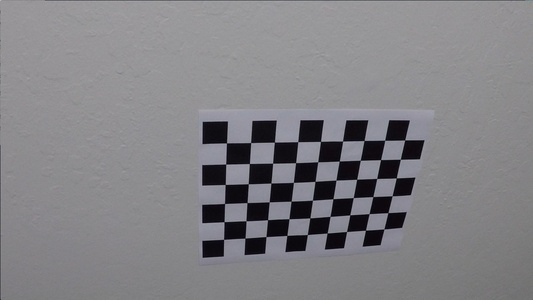
#> input picture camera_cal/calibration10.jpg, 533 x 300 px, shrunk from 1280 x 720 before the run; its folder holds only this picture in this run
$ python camera_calibrate.py
#> lines starting #> are read from the running program, lines starting #| are printed output that depends on the picture; long printed decimals are rounded
import matplotlib.pyplot as plt
import matplotlib.image as mpimg
import numpy as np
import cv2
import os

def calibrate_camera(nx,ny,file_path):
#> called with nx = 9, ny = 6, file_path = 'camera_cal/'
    camera_cal_images = os.listdir(file_path)

    objpoints = []
    imgpoints = []

    objp = np.zeros((nx*ny,3),np.float32)
    objp[:,:2] = np.mgrid[0:nx,0:ny].T.reshape(-1,2) # set x,y coordinats. z is always zero

    criteria = (cv2.TERM_CRITERIA_EPS + cv2.TERM_CRITERIA_MAX_ITER, 30, 0.001)

    for i,x in enumerate(camera_cal_images):
        img = mpimg.imread(file_path + x)
#> img is the input picture: shape (300, 533, 3); mean R, G, B 130.3, 129.5, 133.1
        gray = cv2.cvtColor(img, cv2.COLOR_RGB2GRAY)
        ret, corners = cv2.findChessboardCorners(gray,(nx,ny), None)
#> ret = True; corners = 54 rows, first 8: [226.3, 143.1], [250.9, 142.5], [274, 142.3], [298, 141.9], [320.6, 141.1], [342.6, 140.9], [363.9, 140.5], [385, 139.9]

        if ret:
            objpoints.append(objp)

            #increase accuracy
            cv2.cornerSubPix(gray,corners,(11,11),(-1,-1),criteria)
            imgpoints.append(corners)

    ret, mtx, dist, rvecs, tvecs = cv2.calibrateCamera(objpoints, imgpoints, gray.shape[::-1],None,None)
#> ret = 0.177; mtx = [[510.7, 0, 284.9], [0, 522.8, 143.6], [0, 0, 1]]; dist = [[-0.916, 14.32, -0.00185, -0.011, -90.2]]; rvecs = ([0.515, -0.211, 0.0373],); tvecs = ([-2.39, -0.0244, 20.77],)

    print("Camera calibration status: {}".format(ret))
#| Camera calibration status: 0.1774

    return mtx, dist

if __name__ == "__main__":

    camera_mtx, distortion = calibrate_camera(9,6,"camera_cal/")
#> camera_mtx = [[510.7, 0, 284.9], [0, 522.8, 143.6], [0, 0, 1]]; distortion = [[-0.916, 14.32, -0.00185, -0.011, -90.2]]

    img = mpimg.imread("camera_cal/calibration1.jpg")
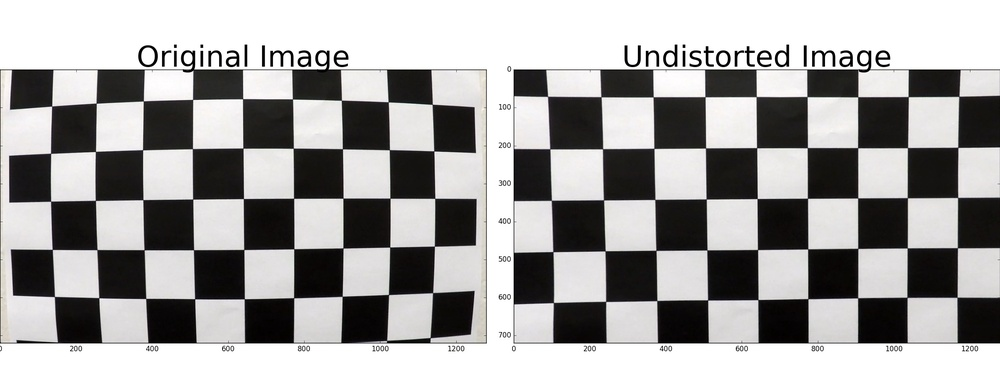
#> input picture writeup_files/calibration1.jpg, 1000 x 375 px, shrunk from 2400 x 900 before the run, found by its file name
#> img is the input picture: shape (375, 1000, 3); mean R, G, B 161.2, 160.1, 159.6
    cv2.imshow("raw",img)
    undist = cv2.undistort(img,camera_mtx,distortion,camera_mtx, None)
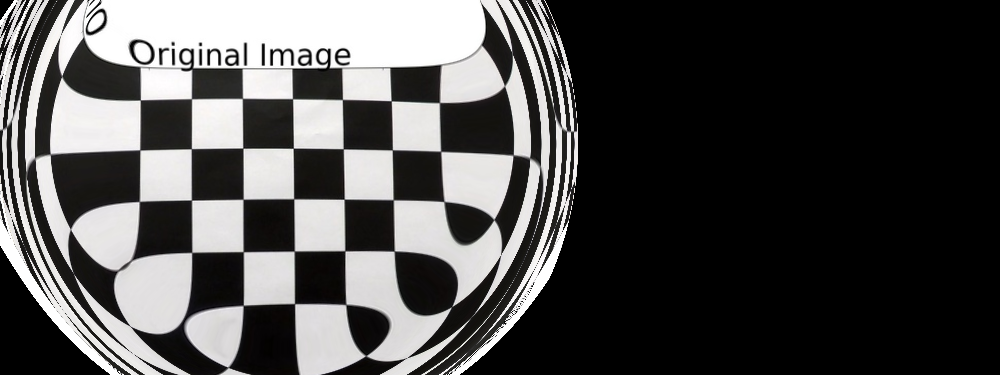
#> undist: shape (375, 1000, 3); mean R, G, B 77.7, 77.1, 76.7
    cv2.imshow("undist",undist)


    f, (ax1, ax2) = plt.subplots(1, 2, figsize=(24, 9))
    f.tight_layout()
    ax1.imshow(img)
    ax1.set_title('Original Image', fontsize=50)
    ax2.imshow(undist)
    ax2.set_title('Undistorted Image', fontsize=50)
    plt.subplots_adjust(left=0., right=1, top=0.9, bottom=0.)

    plt.savefig("writeup_files/calibration1.jpg")
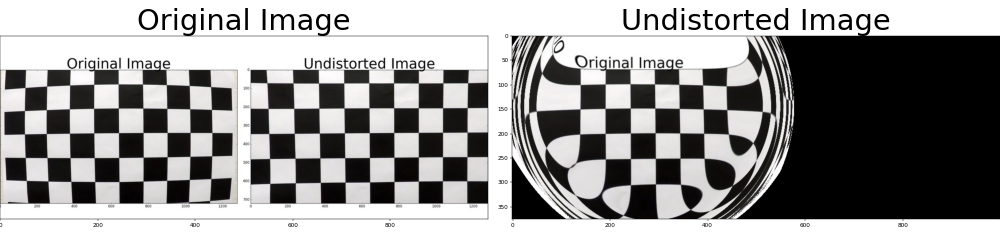
#> figure drawn by matplotlib, 2 panels
    #cv2.imwrite(,sidebyside)
